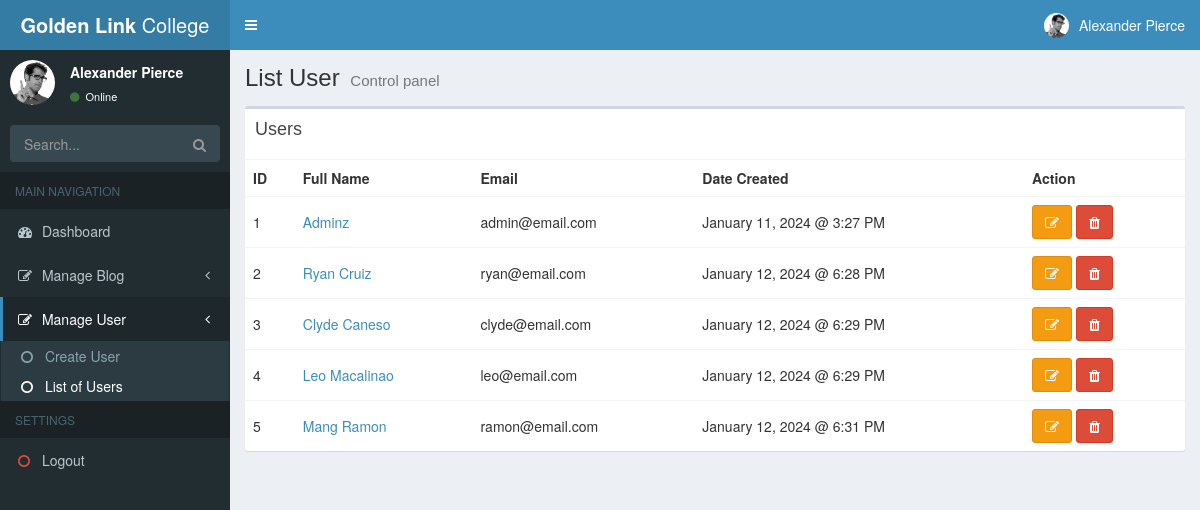
The app's page /backend/listusers.php with its own data.
### tables this page shows
CREATE TABLE "users" (
	"id"	INTEGER NOT NULL,
	"full_name"	varchar(255),
	"email"	varchar(45),
	"password"	varchar(45),
	"created_at"	datetime,
	"updated_at"	datetime,
	PRIMARY KEY("id" AUTOINCREMENT)
);

### connection.php (called while the page is built, shortened)
<?php
$connection = new PDO('sqlite:' . __DIR__ . '/database.db');
function fetch_all($query) {
    $data = array();
    global $connection;
    $stmt = $connection->query($query);
    while ($row = $stmt->fetch()) {
        $data[] = $row;
    }
    return $data;
}

### backend/listusers.php (the view, shortened to what this page needs)
<?php session_start();
require_once('../connection.php');
require_once('header.php');
$query = "SELECT * FROM users";
$users = fetch_all($query);
?>
<section class="content">
    <div class="row">
        <div class="col-xs-12">
            <div class="box">
                <div class="box-header">
                    <h3 class="box-title">Users</h3>
                </div>
                <div class="box-body table-responsive no-padding">
                    <table class="table table-hover">
                        <tr>
                            <th>ID</th>
                            <th>Full Name</th>
                            <th>Email</th>
                            <th>Date Created</th>
                            <th>Action</th>
                        </tr>
                        <?php foreach ($users as $user) { ?>
                            <tr>
                                <td>
                                    <?= $user['id'] ?>
                                </td>
                                <td>
                                    <a href="user.php?id=<?= $user['id'] ?>">
                                        <?= $user['full_name'] ?>
                                    </a>
                                </td>
                                <td>
                                    <?= $user['email'] ?>
                                </td>
                                <td>
                                    <?= date_format(date_create($user['created_at']), "F d, Y @ g:i A") ?>
                                </td>
                                <td><a href="updateUser.php?id=<?= $user['id'] ?>" class="btn btn-warning">
                                        <i class="fa fa-edit"></i>
                                    </a>
                                    <a class="btn btn-danger" data-toggle="modal" data-target="#deleteModal"
                                        data-id="<?= $user['id'] ?>">
                                        <i class="fa fa-trash"></i>
                                    </a>
                                </td>
                            </tr>
                        <?php } ?>
                    </table>
                </div>
            </div>
        </div>
    </div>
</section>
<?php require_once('footer.php') ?>

### backend/header.php (style rules this page uses)
.table>tbody>tr>td { vertical-align: middle !important; }

### records on screen
users: id "1", full_name "Adminz", email "admin@email.com", created_at "January 11, 2024 @ 3:27 PM"
users: id "2", full_name "Ryan Cruiz", email "ryan@email.com", created_at "January 12, 2024 @ 6:28 PM"
users: id "3", full_name "Clyde Caneso", email "clyde@email.com", created_at "January 12, 2024 @ 6:29 PM"
users: id "4", full_name "Leo Macalinao", email "leo@email.com", created_at "January 12, 2024 @ 6:29 PM"
users: id "5", full_name "Mang Ramon", email "ramon@email.com", created_at "January 12, 2024 @ 6:31 PM"

### other values on screen
$_SESSION['site-title'] "List User"
